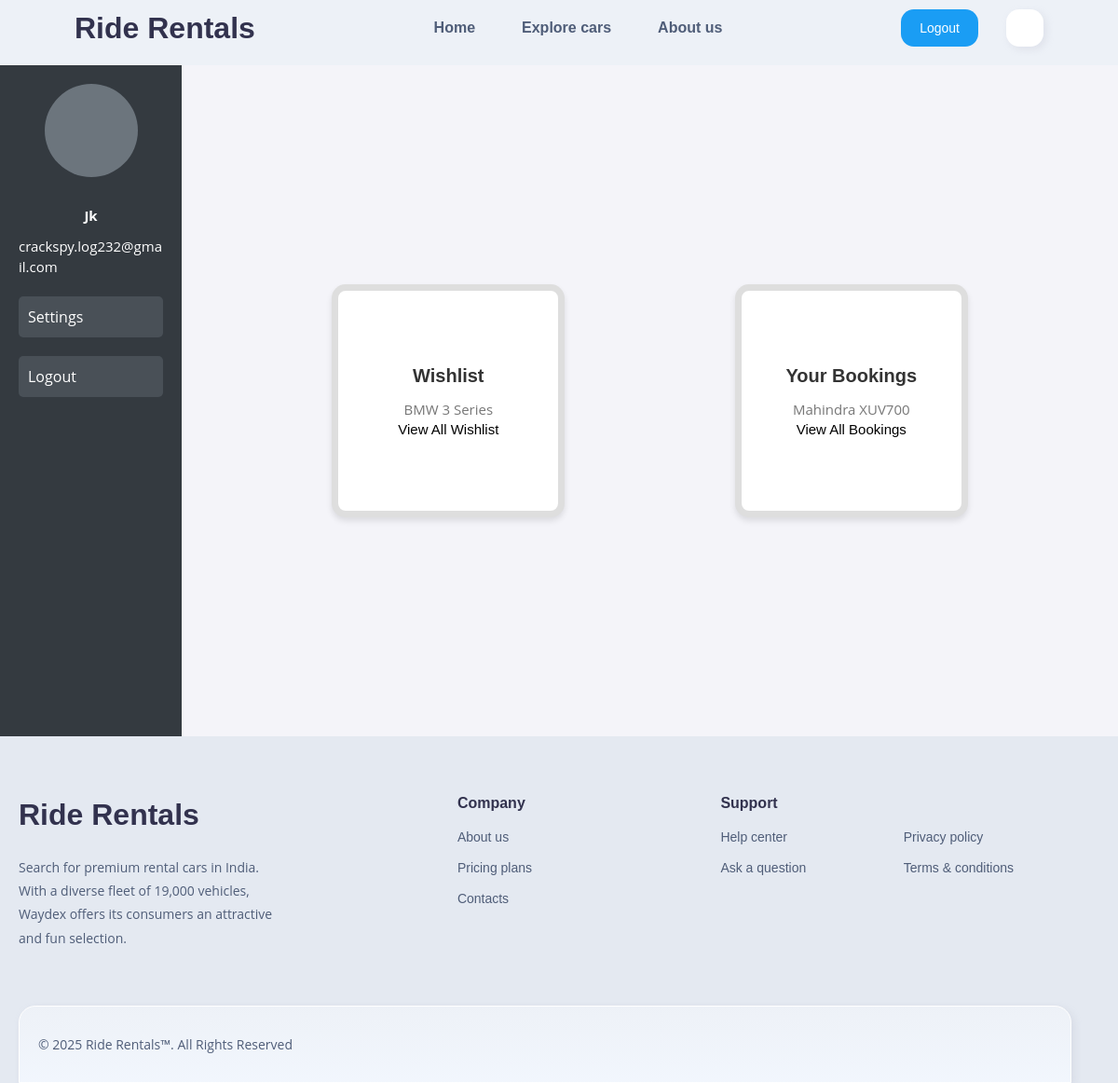
Before: /profile/ (signed in) with the older database file.
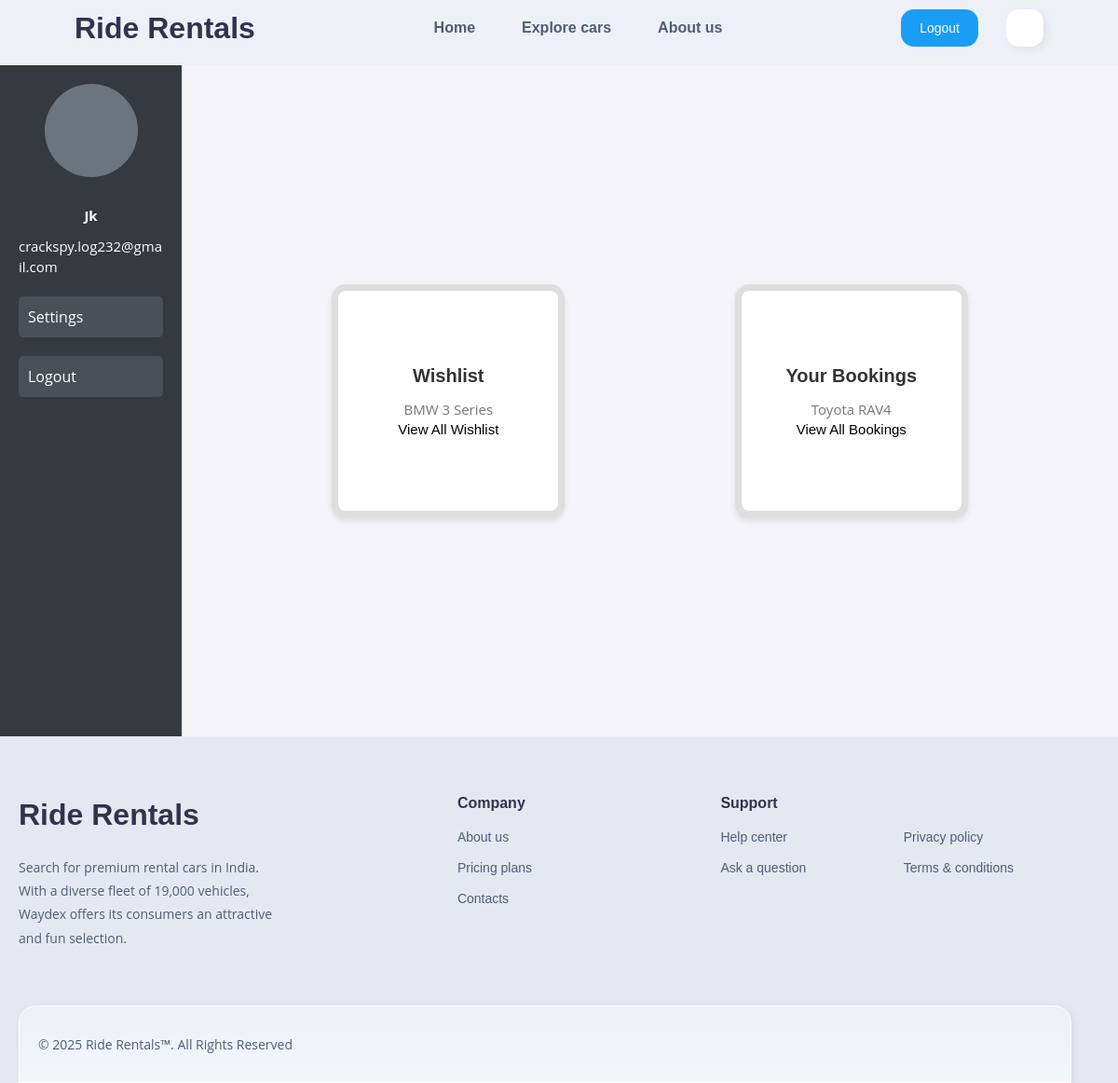
After: the same page with the newer database file.
### mainapp/models.py (models this page shows, shortened)
class Wishlist(models.Model):
    user = models.ForeignKey(User, on_delete=models.CASCADE)  # ForeignKey to User
    car = models.ForeignKey(Car_info, on_delete=models.CASCADE)  # ForeignKey to Car_info
    added_on = models.DateTimeField(auto_now_add=True)  # Timestamp when added to wishlist
    class Meta:
        unique_together = ('user', 'car')  # Ensures a user cannot add the same car twice

class Car_info(models.Model):
    def image_upload_path(instance, filename):
        ext = os.path.splitext(filename)[-1]
        new_filename = f"{instance.slug}{ext}"
        return os.path.join("car_pics", new_filename)
    img = models.ImageField(upload_to=image_upload_path)  # Use the callable here
    name = models.CharField(max_length=50)
    year = models.IntegerField(default=2024)
    capacity = models.IntegerField(null=False)
    mileage = models.FloatField(null=False)
    engine = models.CharField(max_length=20)
    gear = models.CharField(max_length=20)
    available = models.BooleanField(default=True)
    rent = models.FloatField(default=0.0)
    slug = models.SlugField(max_length=100, unique=True, blank=True)  # Unique slug

class Booking(models.Model):
    cus_name = models.CharField(max_length=50)
    cus_ph = models.CharField(max_length=12)
    cus_email = models.CharField(max_length=30)
    car = models.ForeignKey(Car_info, on_delete=models.CASCADE)
    cus_username = models.ForeignKey(User, on_delete=models.CASCADE)
    class Status(models.TextChoices):
        BOOKED = 'booked', 'Booked'
        RENTED = 'rented', 'Rented'
        COMPLETED = 'completed', 'Completed'
    class Payment_Status(models.TextChoices):
        PAID = 'paid', 'Paid'
        PENDING = 'pending', 'Pending'
    status = models.CharField(
        max_length=10,
        choices=Status.choices,
        default=Status.BOOKED,  # Default value is 'Booked'
    )
    pickup_date = models.DateField()
    return_date = models.DateField()
    booked_on = models.DateField(auto_now=True)
    notes = models.TextField(null=True, blank=True)
    rent = models.DecimalField(max_digits=10, decimal_places=2) # Car price
    total_rent = models.DecimalField(max_digits=10, decimal_places=2) # Computed total rent
    payment_status = models.CharField(
        max_length=10,
        choices=Payment_Status.choices,
        default=Payment_Status.PENDING,  # Default value is 'Booked'
    )

### mainapp/views.py (the view)
# urls.py: path('profile/', views.profile_dashboard, name='profile'),
@login_required
def profile_dashboard(request):
    user = request.user
    bookings = Booking.objects.filter(cus_username=user).order_by('-id') # Fetch bookings associated with the user
    wishlist_items = Wishlist.objects.filter(user=user).order_by('-id')  # Fetch wishlist items
    return render(request, 'mainapp/profile/profile.html', {
        'user': user,
        'all_bookings': bookings,
        'booking_item': bookings.first(),
        'wishlist_item': wishlist_items.first(),
        'all_wishlist_items': wishlist_items,
    })

### templates/mainapp/profile/profile.html (shortened to what this page needs)
{% extends 'mainapp/base.html' %}
{% load static %}
{% block head %}
<link rel="stylesheet" href="{% static 'mainapp/css/profile.css' %}">
{% endblock %}
{% block content %}
<div class="dashboard-container">
    <div class="sidebar" id="sidebar">
        <div class="profile-icon">
        </div>
        <h5 class="usrname m-b-10 fz-18">{{ user.username|title }}</h5>
        <p class="email m-b-10">{{ user.email }}</p>
        <button onclick="openSettingsPopup()">Settings</button>
        <button>Logout</button>
    </div>
    <div class="content">
        <div class="card">
            <h5>Wishlist</h5>
            {% if wishlist_item %}
            <p>{{ wishlist_item.car.name }}</p>
            <button onclick="openWishlistPopup()">View All Wishlist</button>
            {% else %}
            <p>Your wishlist is empty.</p>
            {% endif %}
        </div>
        <div class="card">
            <h5>Your Bookings</h5>
            {% if booking_item %}
            <p>{{ booking_item.car.name }}</p>
            <button onclick="openBookingPopup()">View All Bookings</button>
            {% else %}
            <p>You have no bookings yet.</p>
            {% endif %}
        </div>
    </div>
</div>
{% endblock %}

### templates/mainapp/base.html (shortened to what this page needs)
{% load static %}
<!DOCTYPE html>
<html lang="en">
<head>
    <link rel="stylesheet" href="{% static 'mainapp/css/base-style.css' %}">
    <link rel="stylesheet" href="{% static 'mainapp/css/fonts.css' %}">
    {% block head %} {% endblock %}
</head>
<body>
    <header class="header" data-header>
        <div class="header-container">
            <a href="#" class="logo">
                <span>Ride Rentals</span>
            </a>
            <nav class="navbar" data-navbar>
                <ul class="navbar-list">
                    <li>
                        <a href="{% url 'home' %}" class="navbar-link" data-nav-link>Home</a>
                    </li>
                    {% if user.is_authenticated %}
                    <li>
                        <a href="{% url 'explore_cars' %}" class="navbar-link" data-nav-link>Explore cars</a>
                    </li>
                    <li>
                        <a href="#about-us" class="navbar-link" data-nav-link>About us</a>
                    </li>
                    {% endif %}
                </ul>
            </nav>
            <div class="header-actions">
                {% if user.is_authenticated %}
                <a href="{% url 'logout' %}" class="head-btn" aria-labelledby="aria-label-txt">
                    <span id="aria-label-txt">Logout</span>
                </a>
                <a href="{% url 'profile' %}" class="head-btn user-btn" aria-label="Profile">
                </a>
                {% else %}
                <a href="{% url 'auth' %}" class="head-btn" aria-labelledby="aria-label-txt">
                    <ion-icon name="lock-open-outline"></ion-icon>
                    <span id="aria-label-txt">Login</span>
                </a>
                {% endif %}
            </div>
        </div>
    </header>
    {% block content %} {% endblock %}
    <section class="footer" id="about-us">
        <footer class="footer">
            <div class="footer-container">
                <div class="footer-top">
                    <div class="footer-brand">
                        <a href="#" class="logo">
                            <span>Ride Rentals</span>
                        </a>
                        <p class="footer-text">
                            Search for premium rental cars in India. With a diverse fleet of 19,000 vehicles, Waydex
                            offers its
                            consumers an
                            attractive and fun selection.
                        </p>
                    </div>
                    <ul class="footer-list">
                        <li>
                            <p class="footer-list-title">Company</p>
                        </li>
                        <li>
                            <a href="#" class="footer-link">About us</a>
                        </li>
                        <li>
                            <a href="#" class="footer-link">Pricing plans</a>
                        </li>
                        <li>
                            <a href="#" class="footer-link">Contacts</a>
                        </li>
                    </ul>
                    <ul class="footer-list">
                        <li>
                            <p class="footer-list-title">Support</p>
                        </li>
                        <li>
                            <a href="#" class="footer-link">Help center</a>
                        </li>
                        <li>
                            <a href="#" class="footer-link">Ask a question</a>
                        </li>
                        <li>
                            <a href="#" class="footer-link">Privacy policy</a>
                        </li>
                        <li>
                            <a href="#" class="footer-link">Terms & conditions</a>
                        </li>
                    </ul>
                </div>
                <div class="footer-bottom">
                    <p class="copyright">
                        &copy; 2025 Ride Rentals™. All Rights Reserved
                    </p>
                </div>
            </div>
        </footer>
</body>
</html>

### static/mainapp/css/profile.css (style rules this page uses)
.dashboard-container { width: 100%; height: 90dvh; background-color: #f4f4f9; display: flex; justify-content: flex-start; align-items: stretch; margin-top: 70px; overflow: hidden; }
.sidebar { width: 210px; height: 100%; background-color: #343a40; color: white; padding: 20px; display: flex; flex-direction: column; align-items: center; position: fixed; top: 0; left: -210px; transition: left 0.3s ease-in-out; z-index: 1000; }
.sidebar .profile-icon { width: 100px; height: 100px; border-radius: 50%; background-color: #6c757d; display: flex; align-items: center; justify-content: center; color: white; font-size: 24px; margin-bottom: 30px; cursor: pointer; }
.sidebar button { width: 100%; margin: 10px 0; background-color: #495057; border: none; color: white; padding: 10px; text-align: left; border-radius: 5px; cursor: pointer; font-size: 16px; }
.content { padding: 30px; display: flex; flex-wrap: wrap; justify-content: space-around; align-items: center; width: 100%; }
.card { background-color: white; padding: 20px; border-radius: 15px; border: solid #80808042 7px; box-shadow: 0 4px 6px rgba(0, 0, 0, 0.1); text-align: center; margin: 10px; display: flex; flex-direction: column; justify-content: center; align-items: center; }
.card h5 { margin-bottom: 10px; color: #333; font-size: 16px; font-family: var(--ff-nunito); }
.card p { color: #777; font-size: 15px; }
.card button { font-size: 15px; font-family: var(--ff-nunito); }
.usrname { font-size: 18px; }
.usrname, .email { word-wrap: break-word; overflow-wrap: break-word; word-break: break-word; margin-bottom: 10px; font-size: 15px; }
@media (min-width: 350px) { .card { width: 200px; height: 190px; } }
@media (min-width: 650px) { .card { width: 250px; height: 250px; padding: 20px; margin: 10px; display: flex; flex-direction: column; justify-content: center; align-items: center; } }
@media (min-width: 990px) { .sidebar { position: relative; z-index: 0; left: 0; width: 230px; } }
@media (min-width: 990px) { .content { padding: 70px; } }
@media (min-width: 990px) { .card h5 { font-size: 20px; } }
.card { transition: transform 0.3s ease, box-shadow 0.3s ease; }

Changed rows visible on the page:
no longer on this page (row unchanged): Booking: car.name "Mahindra XUV700"
added Booking: car.name "Toyota RAV4"
